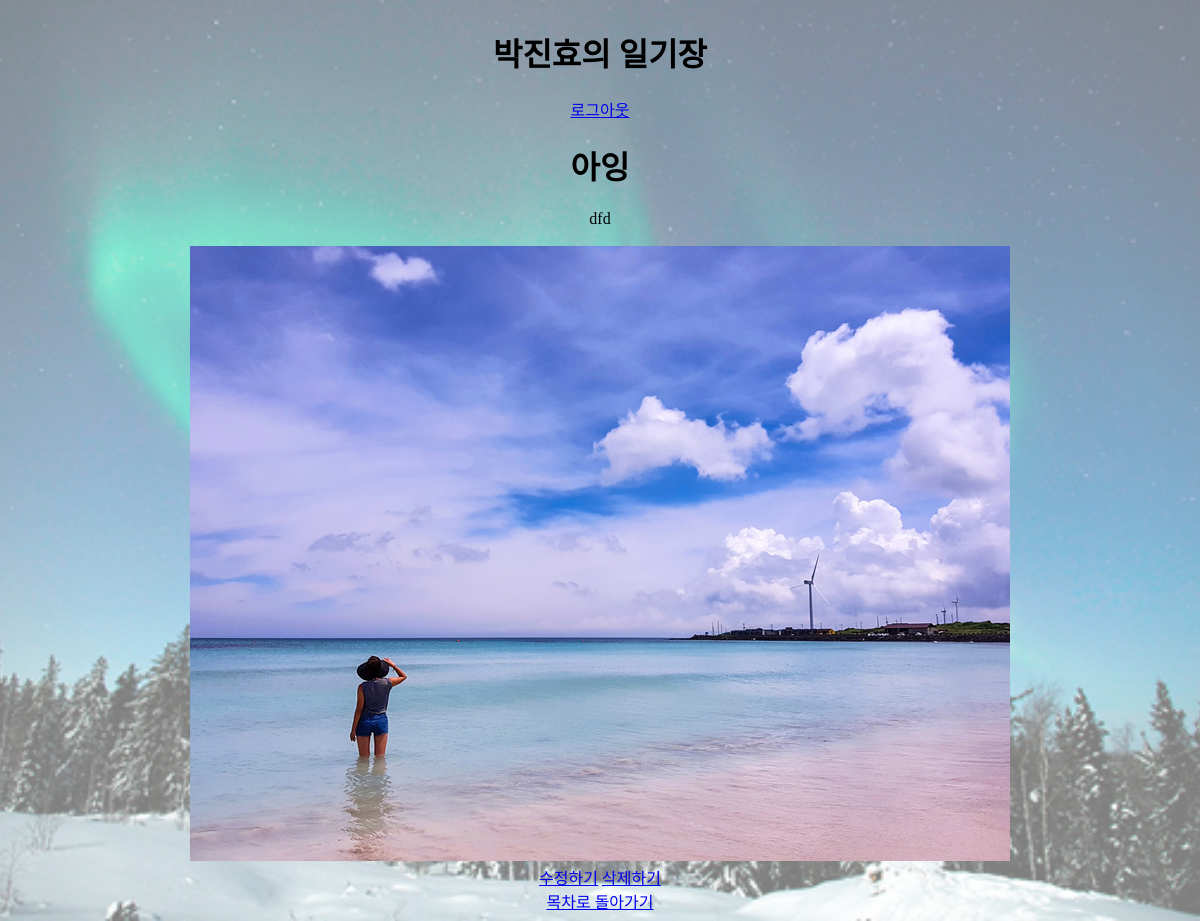
The app's page /diaryapp/detail/2 with its own data.
### diaryapp/models.py (models this page shows, shortened)
class Diary(models.Model):
    title = models.CharField(max_length=200)
    body = models.TextField()
    image = models.ImageField(upload_to = "diaryapp/", blank = True, null = True)

### diaryapp/views.py (the view)
# urls.py: path('detail/<str:diary_id>', detail, name = "detail"),
def detail(request, diary_id):
    diary = get_object_or_404(Diary, pk = diary_id)
    return render(request, "detail.html", {"diary":diary})

### diaryapp/templates/detail.html
{% extends 'base.html' %}
{% block content %}
    <h1>{{diary.title}}</h1>
    <div>{{diary.body}}</div>
    <br>
    {% if diary.image %}
    <img src="{{diary.image.url}}" alt="">
    {% endif %}
    <br>
    <a href="{%url 'update' diary.id%}">수정하기</a>
    <a href="{%url 'delete' diary.id%}">삭제하기</a>
    <br>
    <a href="{%url 'index'%}">목차로 돌아가기</a>
{% endblock %}

### diaryproject/templates/base.html (style rules this page uses)
body { text-align: center; }
body { display: flex; flex-direction: column; align-items: center; }

### records on screen
Diary: title "아잉", body "dfd", image (picture)
